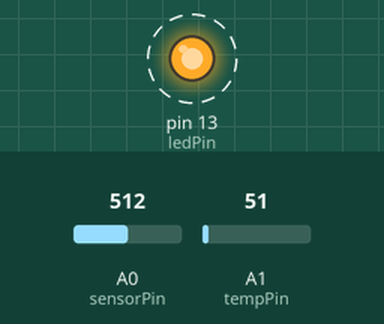
Recording of a sketch running on a simulated Arduino Uno, built with avr-gcc and run on an emulated ATmega328P. Shown: output pins drawn as LEDs (lit = HIGH). Dashed ring = blinking. Inputs (shaded band) come from the test bench; at power-on: A0 (sensorPin) = 512, A1 (tempPin) = 51. What the sketch prints to the serial monitor is not drawn.

Above: at 0.5 s.
Timing chart, 0 to 4.6 s (numbered marks = the images above):
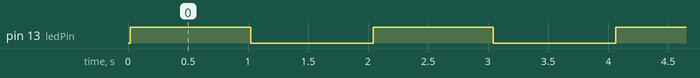

Measured:
- by itself, pin 13 (ledPin): alternates HIGH for 1.0 s and LOW for 1.0 s

The sketch:

analogSinyalOkuma.ino
```cpp
int sensorPin = A0;
int tempPin = A1;
int ledPin = 13;
int sensorValue = 0;
int tempValue = 0;
float sicaklikGerilim = 0;
float sicaklik = 0;
void setup() {
  pinMode(ledPin,OUTPUT);
  Serial.begin(9600);
  }

void loop() {
  sensorValue=analogRead(sensorPin);
  delay(20);
  tempValue = analogRead(tempPin);
  sicaklikGerilim=(tempValue/1023.0)*5000;
  sicaklik = sicaklikGerilim/10.0;
  digitalWrite(ledPin,HIGH);

  Serial.print("Direnc Degeri: ");
  Serial.println(sensorValue);
  Serial.print("Sicaklik Degeri: ");
  Serial.println(sicaklik);
  delay(1000);

  digitalWrite(ledPin,LOW);
  delay(1000);
}
```
